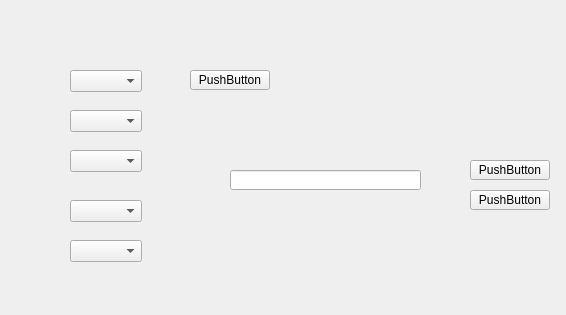
<?xml version="1.0" encoding="UTF-8"?>
<ui version="4.0">
 <class>Widget</class>
 <widget class="QWidget" name="Widget">
  <property name="geometry">
   <rect>
    <x>0</x>
    <y>0</y>
    <width>566</width>
    <height>315</height>
   </rect>
  </property>
  <property name="windowTitle">
   <string>Widget</string>
  </property>
  <widget class="QPushButton" name="FileButton">
   <property name="geometry">
    <rect>
     <x>470</x>
     <y>160</y>
     <width>80</width>
     <height>20</height>
    </rect>
   </property>
   <property name="text">
    <string>PushButton</string>
   </property>
  </widget>
  <widget class="QComboBox" name="COM_comboBox">
   <property name="geometry">
    <rect>
     <x>70</x>
     <y>70</y>
     <width>72</width>
     <height>22</height>
    </rect>
   </property>
  </widget>
  <widget class="QComboBox" name="Bound_comboBox">
   <property name="geometry">
    <rect>
     <x>70</x>
     <y>110</y>
     <width>72</width>
     <height>22</height>
    </rect>
   </property>
  </widget>
  <widget class="QComboBox" name="CheckBit_comboBox">
   <property name="geometry">
    <rect>
     <x>70</x>
     <y>150</y>
     <width>72</width>
     <height>22</height>
    </rect>
   </property>
  </widget>
  <widget class="QComboBox" name="DataBit_comboBox">
   <property name="geometry">
    <rect>
     <x>70</x>
     <y>200</y>
     <width>72</width>
     <height>22</height>
    </rect>
   </property>
  </widget>
  <widget class="QComboBox" name="StopBit_comboBox">
   <property name="geometry">
    <rect>
     <x>70</x>
     <y>240</y>
     <width>72</width>
     <height>22</height>
    </rect>
   </property>
  </widget>
  <widget class="QPushButton" name="OpenCom_pushButton">
   <property name="geometry">
    <rect>
     <x>190</x>
     <y>70</y>
     <width>80</width>
     <height>20</height>
    </rect>
   </property>
   <property name="text">
    <string>PushButton</string>
   </property>
  </widget>
  <widget class="QLineEdit" name="FilePath_lineEdit">
   <property name="geometry">
    <rect>
     <x>230</x>
     <y>170</y>
     <width>191</width>
     <height>20</height>
    </rect>
   </property>
  </widget>
  <widget class="QPushButton" name="SendFile_pushButton">
   <property name="geometry">
    <rect>
     <x>470</x>
     <y>190</y>
     <width>80</width>
     <height>20</height>
    </rect>
   </property>
   <property name="text">
    <string>PushButton</string>
   </property>
  </widget>
 </widget>
 <layoutdefault spacing="6" margin="11"/>
 <resources/>
 <connections/>
</ui>
